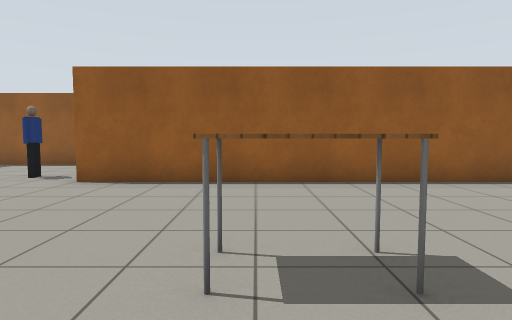
[1] (above)

16 first-person views from a walk through a robot-simulator world made for Gazebo. The camera is 1 m above the floor, tilts 4° down and sees 75° across. Floor lines are 1 m apart. The floor is counted in squares, 1 m on a side. Each view is taken from the middle of a square. On the plan, view 1 faces up. The plan holds only what a view shows up to about 13 squares ahead; the rest is blank. Gazebo's built-in surfaces are drawn with simple patterns. Simple shapes stand in for some stock models.

[2]
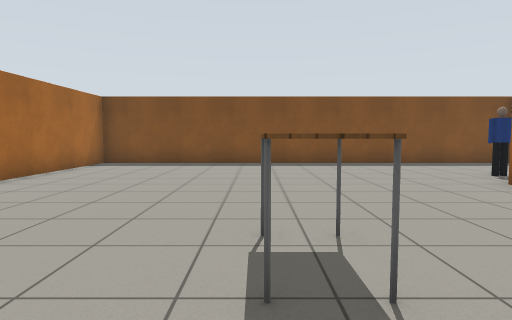

[3]
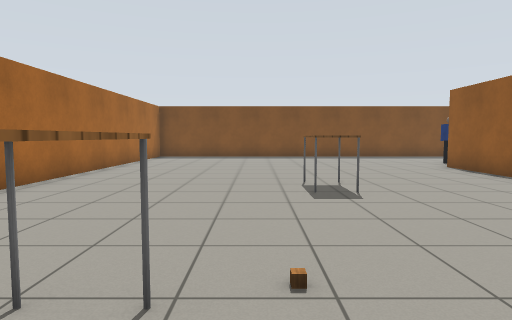

[4]
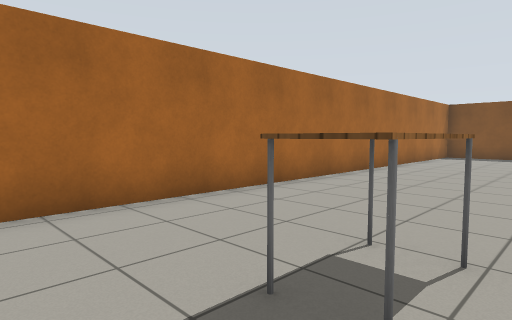

[5]
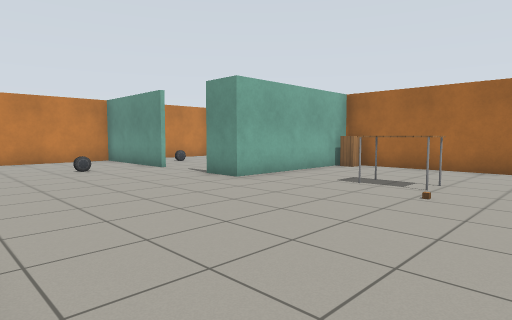

[6]
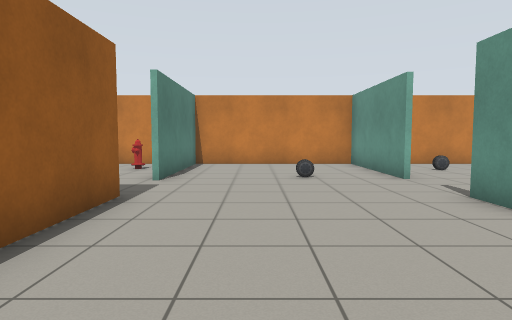

[7]
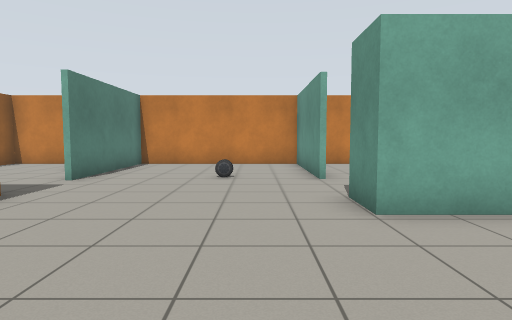

[8]
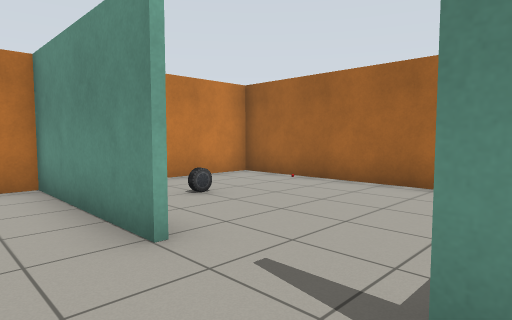

[9]
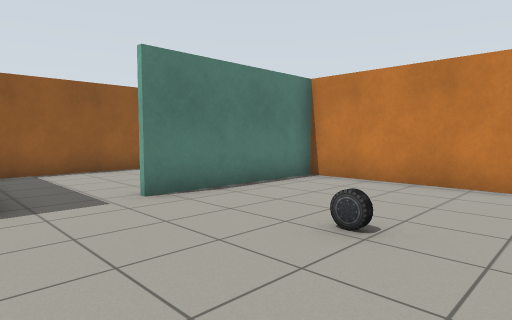

[10]
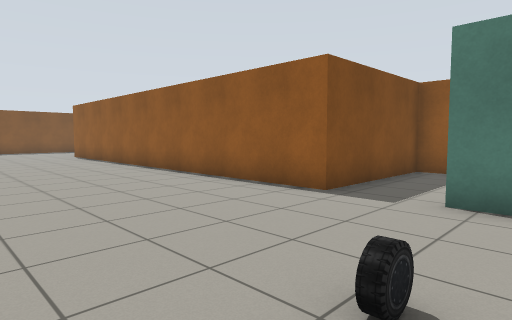

[11]
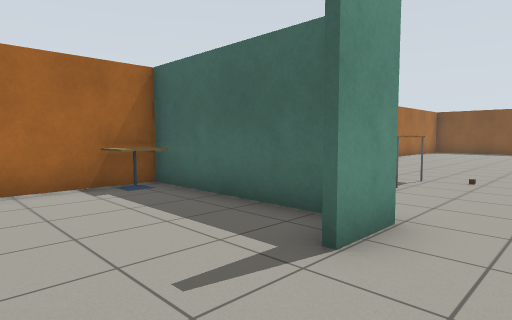

[12]
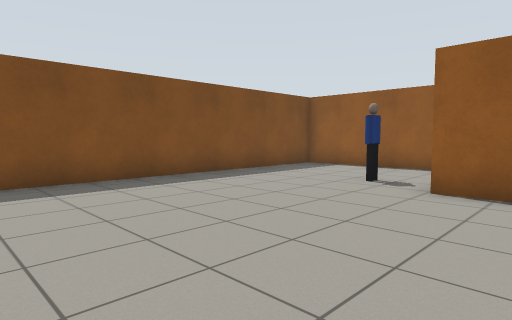

[13]
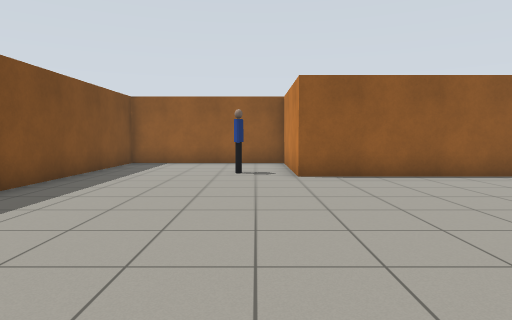

[14]
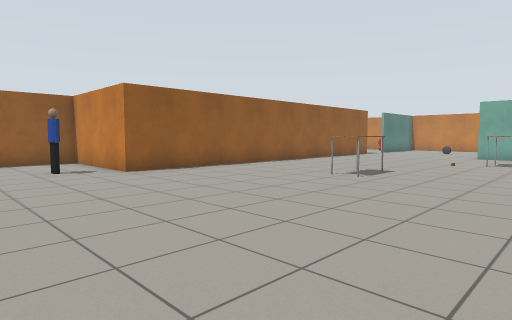

[15]
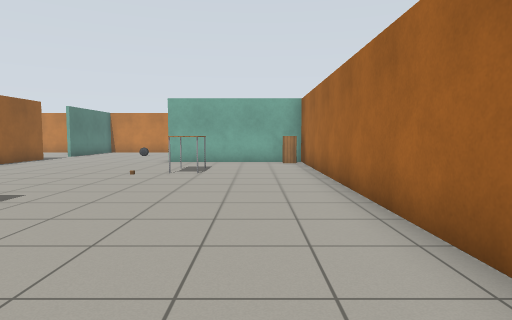

[16]
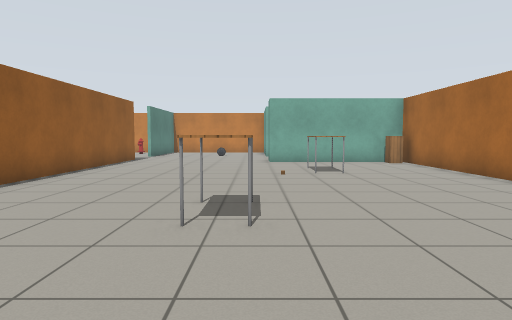

### Floor plan
Ten units are one square. View 1 is at (0, 0); x grows to the right and y downward. Boxes are objects, and circles mark ways between rooms. Rooms are numbered by the first view taken in them; rooms with no view inside come last. Other rooms are left out.
<svg viewBox="-102 -121 281 165">
<path fill="none" stroke="#000" d="M92 24 92 -15 105 -15M106 -85 106 -73 -39 -73 -39 -116 -97 -116 -97 38 86 38M127 -15 174 -15M173 -9 173 -73 125 -73M94 -6 94 39M92 39 92 24M86 38 173 38 173 -9"/>
<rect x="-55" y="-85" width="10" height="10" fill="#bbb"><title>person</title></rect>
<rect x="-5" y="-35" width="20" height="20" fill="#bbb"><title>table</title></rect>
<rect x="45" y="-5" width="20" height="10" fill="#bbb"><title>table</title></rect>
<rect x="45" y="-15" width="10" height="10" fill="#bbb"><title>wooden cube</title></rect>
<rect x="125" y="-45" width="10" height="10" fill="#bbb"><title>car</title></rect>
<rect x="85" y="25" width="10" height="10" fill="#bbb"><title>cabinet</title></rect>
<rect x="95" y="25" width="10" height="10" fill="#bbb"><title>cafe table</title></rect>
<rect x="145" y="5" width="10" height="10" fill="#bbb"><title>car</title></rect>
<circle cx="115" cy="-10" r="3" fill="#2a7"/>
<text x="20" y="-30">1</text>
<text x="130" y="10">2</text>
</svg>
Room 1 opens to room 2.

Where each view was taken, in squares from view 1:
view 1: 0 up, 0 right, facing up
view 2: 2 up, 3 right, facing left
view 3: 1 up, 7 right, facing left
view 4: 1 up, 8 right, facing down-left
view 5: 7 up, 3 right, facing down-right
view 6: 5 up, 5 right, facing right
view 7: 3 up, 5 right, facing right
view 8: 3 up, 10 right, facing down-right
view 9: 2 up, 10 right, facing up-right
view 10: 2 up, 14 right, facing up-left
view 11: 3 up, 13 right, facing down-left
view 12: 1 up, 2 left, facing up-left
view 13: 1 down, 5 left, facing up
view 14: 2 down, 8 left, facing up-right
view 15: 2 down, 4 left, facing right
view 16: 2 up, 4 left, facing right
